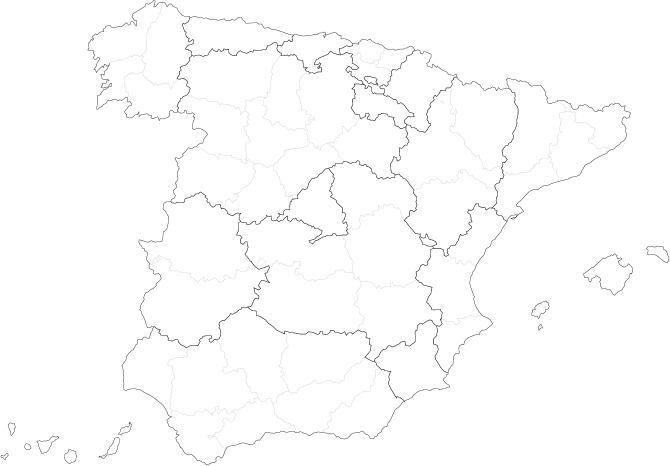
#> input picture temperature_template/references/MAPA_ALERTAS_ILUSTRATOR.png, 1339 x 931 px (shown at 1/2 size)
$ python -i build_temperature_clean_master.py   (imports and definitions only)
#> lines starting #> are read from the running program, lines starting #| are printed output that depends on the picture; after the words box and inside, x2 and y2 are one past the last pixel; in counts of white or black regions, pixels touching at a corner belong together
#> further down, picture is the input picture: PIL image 1339x931 RGBA; mean R, G, B, A 252.4, 252.4, 252.4, 118.6
from __future__ import annotations

import argparse
import hashlib
import json
from pathlib import Path

from PIL import Image, ImageFilter


ROOT = Path(__file__).resolve().parents[1]
DEFAULT_SOURCE = (
    ROOT / "temperature_template" / "references" / "MAPA_ALERTAS_ILUSTRATOR.png"
)
DEFAULT_ILLUSTRATOR = ROOT / "MAPA_ALERTAS_ILUSTRATOR.ai"
DEFAULT_GEOMETRY = ROOT / "config" / "alert_zone_faces.illustrator.reference.json"
DEFAULT_OUTPUT = ROOT / "temperature_template" / "assets" / "vector_master"
WIDTH = 1920
HEIGHT = 1080
EXPECTED_SOURCE_SIZE = (1339, 931)
# Tonos medidos en la apariencia PDF del Illustrator de producción tras el
# ajuste editorial del 2026-10-08. La geometría sigue procediendo de la
# exportación limpia ya registrada para no desplazar el mapa térmico.
PROVINCE_COLOUR = (2, 2, 0)
COMMUNITY_COLOUR = (32, 33, 34)
PREVIEW_BACKGROUND = (226, 239, 248, 255)


# [35 lines left out: functions parse_args, sha256, atomic_save, pad_l, pad_rgba, not called in this run]


def split_clean_source(source: Image.Image) -> tuple[Image.Image, Image.Image, Image.Image]:
    rgba = source.convert("RGBA")
    alpha = rgba.getchannel("A")
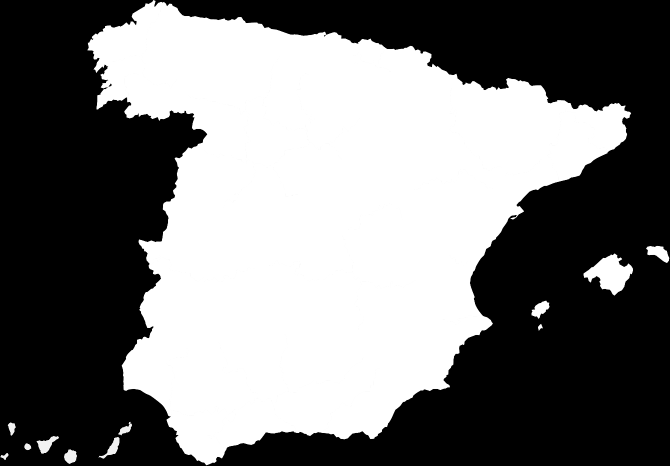
#> alpha: PIL image 1339x931 L (shown at 1/2 size); min 0, max 255, mean 118.6
    mask = alpha.point(lambda value: 255 if value >= 128 else 0, mode="L")
#> mask: PIL image 1339x931 L; 46.5% white; 12 white regions, largest, box (x1, y1, x2, y2) and area: (175, 0, 1262, 930) 571310, (1167, 507, 1266, 591) 4312, (1292, 492, 1338, 526) 892

    luminance = rgba.convert("L")
    core = Image.new("L", rgba.size, 0)
#> core: PIL image 1339x931 L; every value is 0
    core_pixels = core.load()
    source_pixels = rgba.load()
    for y in range(rgba.height):
        for x in range(rgba.width):
            red, green, blue, opacity = source_pixels[x, y]
            if opacity and (red + green + blue) // 3 < 120:
                core_pixels[x, y] = 255
    community_neighbourhood = core.filter(ImageFilter.MaxFilter(5))
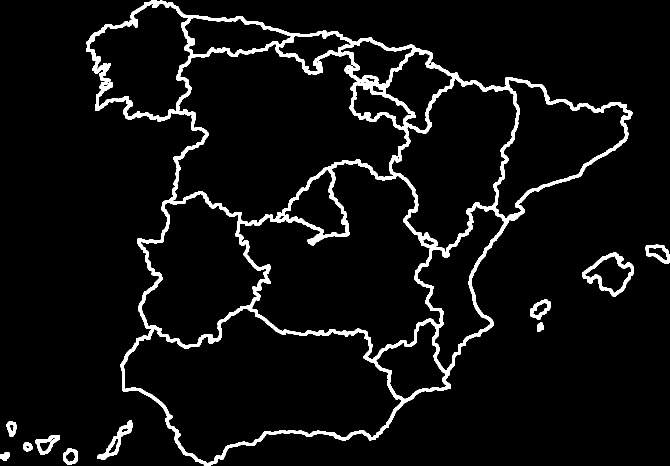
#> community_neighbourhood: PIL image 1339x931 L (shown at 1/2 size); 5.6% white; 11 white regions, largest, box (x1, y1, x2, y2) and area: (172, 0, 1265, 931) 62482, (1165, 505, 1268, 593) 2098, (195, 841, 266, 920) 1298

    province_alpha = Image.new("L", rgba.size, 0)
    community_alpha = Image.new("L", rgba.size, 0)
    province_pixels = province_alpha.load()
    community_pixels = community_alpha.load()
    neighbourhood_pixels = community_neighbourhood.load()
    luminance_pixels = luminance.load()

    for y in range(rgba.height):
        for x in range(rgba.width):
            opacity = source_pixels[x, y][3]
            if not opacity:
                continue
            strength = 255 - luminance_pixels[x, y]
            if strength < 10:
                continue
            if neighbourhood_pixels[x, y]:
                community_pixels[x, y] = min(opacity, min(255, strength * 2))
            else:
                province_pixels[x, y] = min(opacity, min(255, strength * 6))

    provinces = Image.new("RGBA", rgba.size, (*PROVINCE_COLOUR, 0))
    provinces.putalpha(province_alpha)
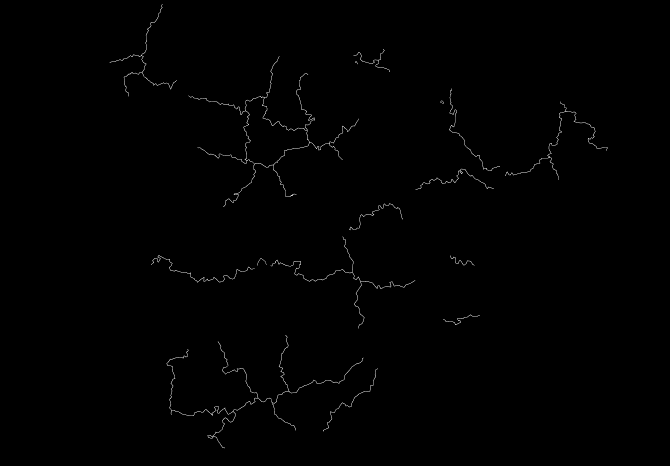
#> province_alpha: PIL image 1339x931 L (shown at 1/2 size); min 0, max 255, mean 1.2
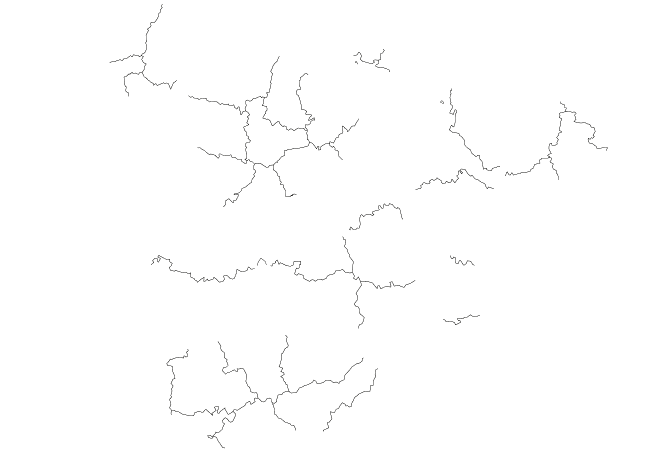
#> provinces: PIL image 1339x931 RGBA (shown at 1/2 size); mean R, G, B, A 2, 2, 0, 1.2; transparent parts drawn white
    communities = Image.new("RGBA", rgba.size, (*COMMUNITY_COLOUR, 0))
    communities.putalpha(community_alpha)
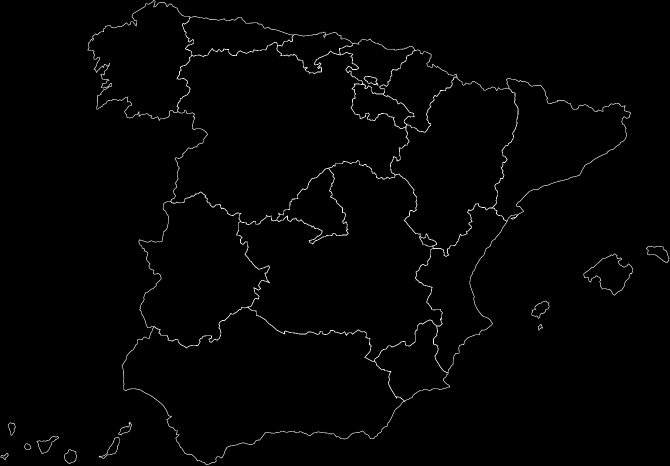
#> community_alpha: PIL image 1339x931 L (shown at 1/2 size); min 0, max 255, mean 3.2
    return mask, provinces, communities


# [4 lines left out: function white_land, not called in this run]


def count_nonzero(image: Image.Image) -> int:
    channel = image if image.mode == "L" else image.getchannel("A")
    return sum(1 for value in channel.get_flattened_data() if value)


# [103 lines left out: function main, not called in this run]


# [2 lines not run here, left out]

>>> from PIL import Image
>>> picture = Image.open('../temperature_template/references/MAPA_ALERTAS_ILUSTRATOR.png')
>>> result = split_clean_source(picture)

$ run again, on temperature_template/assets/daily/2026-09-30/temperatura_con_limites.png
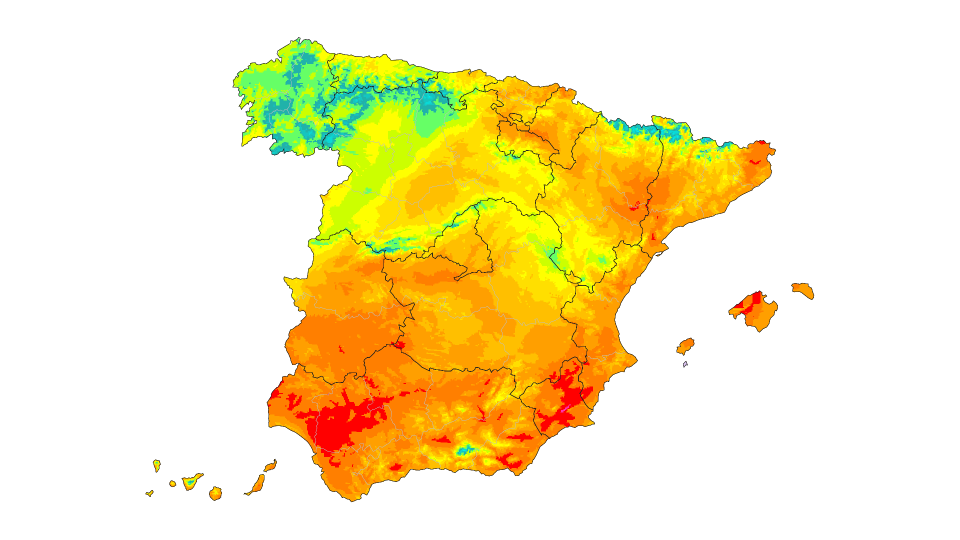
#> input picture temperature_template/assets/daily/2026-09-30/temperatura_con_limites.png, 1920 x 1080 px (shown at 1/2 size)
#> picture is the input picture: PIL image 1920x1080 RGBA; mean R, G, B, A 63.9, 50.8, 4, 71.4
#> mask: PIL image 1920x1080 L; 28% white; 12 white regions, largest, box (x1, y1, x2, y2) and area: (465, 74, 1552, 1004) 571270, (1457, 581, 1556, 665) 4312, (1582, 566, 1628, 600) 892
#> core: PIL image 1920x1080 L; every value is 0
#> in split_clean_source, `community_neighbourhood = core.filter(ImageFilter.MaxFilter(5))`:
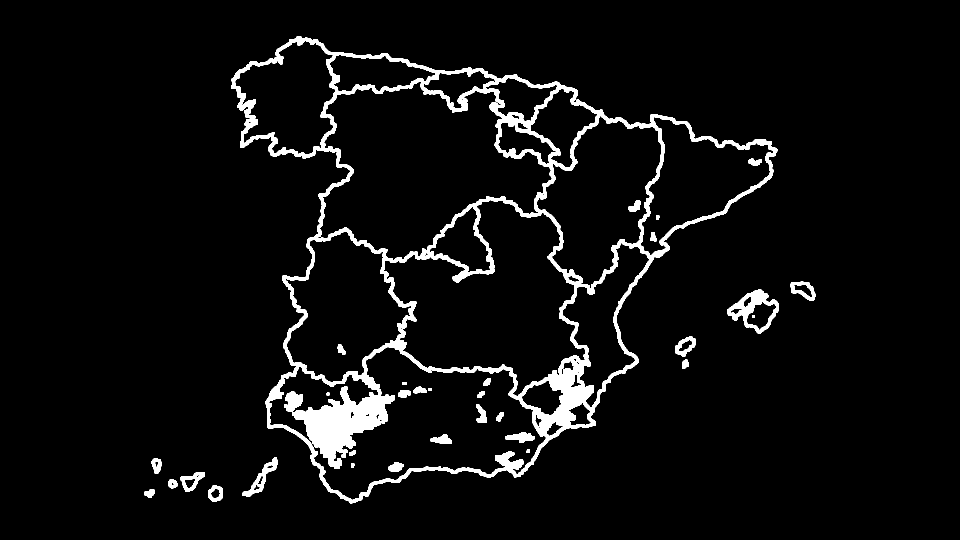
#> community_neighbourhood: PIL image 1920x1080 L (shown at 1/2 size); 5.1% white; 33 white regions, largest, box (x1, y1, x2, y2) and area: (462, 72, 1555, 1007) 90687, (1455, 579, 1558, 667) 3148, (485, 915, 556, 994) 1381
#> in split_clean_source, `communities.putalpha(community_alpha)`:
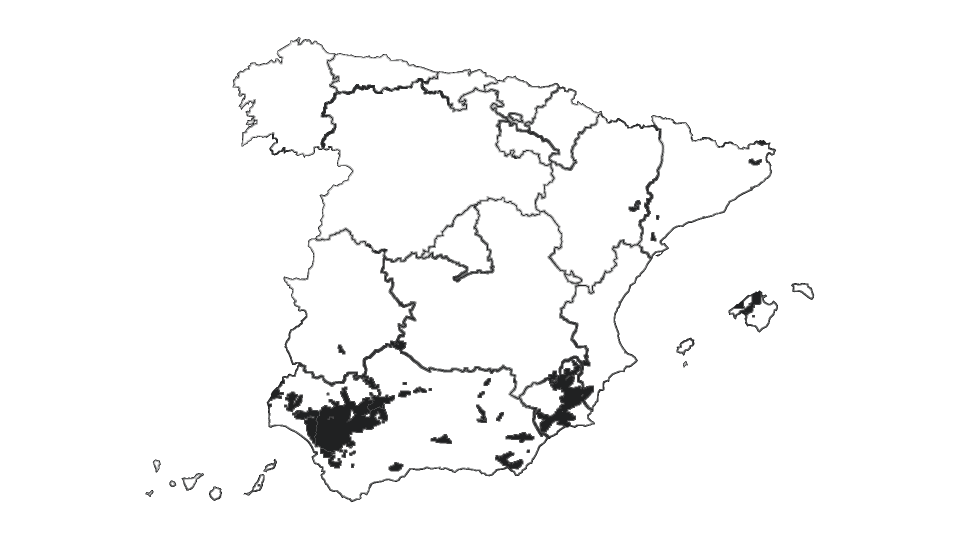
#> communities: PIL image 1920x1080 RGBA (shown at 1/2 size); mean R, G, B, A 32, 33, 34, 8.5; transparent parts drawn white
